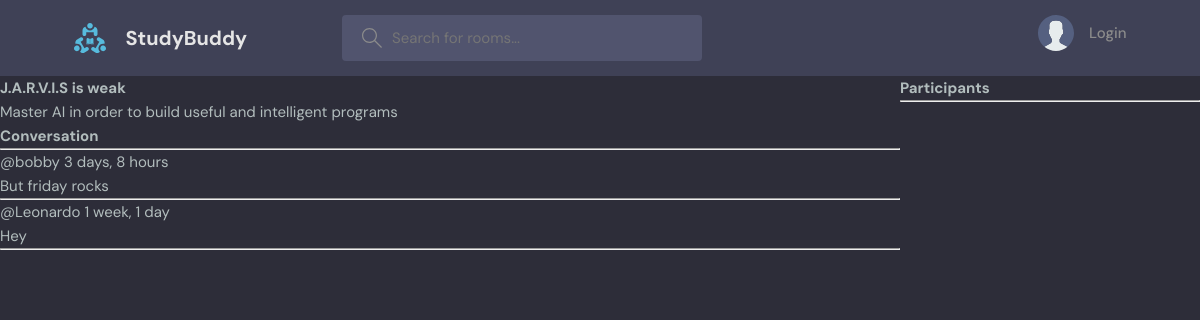
Page /room/3 on the committed database.
### base/models.py (models this page shows, shortened)
class Room(models.Model):
    host = models.ForeignKey(User, on_delete=models.SET_NULL, null=True)
    topic = models.ForeignKey(Topic, on_delete=models.SET_NULL,null=True)
    name = models.CharField(max_length=200)
    description = models.TextField(null=True, blank=True)
    participants = models.ManyToManyField(User, related_name='participants', blank=True)
    updated = models.DateTimeField(auto_now=True)
    created = models.DateTimeField(auto_now_add=True)
    class Meta:
        ordering = ['-updated', '-created']

class Message(models.Model):
    user = models.ForeignKey(User, on_delete=models.CASCADE)
    room = models.ForeignKey(Room, on_delete=models.CASCADE)
    body = models.TextField()
    updated = models.DateTimeField(auto_now=True)
    created = models.DateTimeField(auto_now_add=True)
    class Meta:
        ordering = ['-updated', '-created']

### base/views.py (the view, shortened to what this page needs)
# urls.py: path('room/<int:id>', views.room, name='room'),
def room(request, id):
    room = Room.objects.get(id=id)
    room_messages = room.message_set.all().order_by('-created')
    participants = room.participants.all()
    context = {'room' : room, 'room_messages': room_messages, 'participants':participants}
    return render(request, 'base/room.html', context)

### base/templates/base/room.html (shortened to what this page needs)
{% extends "main.html" %}
{% block content %}
<div class="room-container">
    <div>
        <h1>{{room.name}}</h1>
        <p>{{ room.description }}</p>
        <div class="comment-wrapper">
            <h3>Conversation</h3>
            <hr>
            {% for message in room_messages %}
                <div>
                    <small>@{{ message.user }} {{ message.created | timesince }} </small>
                    <p>{{ message.body }}</p>
                    <hr>
                </div>
            {% endfor %}
        </div>
    </div>
    <div>
        <h3>Participants</h3>
        <hr>
    </div>
</div>
{% endblock %}

### static/styles/style.css (style rules this page uses)
:root { --color-main: #71c6dd; --color-main-light: #e1f6fb; --color-dark: #3f4156; --color-dark-medium: #51546e; --color-dark-light: #696d97; --color-light: #e5e5e5; --color-gray: #8b8b8b; --color-light-gray: #b2bdbd; --color-bg: #2d2d39; --color-success: #5dd693; --color-error: #fc4b0b; }
* { font-family: "DM Sans", -apple-system, BlinkMacSystemFont, "Segoe UI", Roboto, Oxygen, Ubuntu, Cantarell, "Open Sans", "Helvetica Neue", sans-serif; margin: 0; padding: 0; box-sizing: border-box; text-rendering: optimizeLegibility; font-size: inherit; }
html { font-size: 56.25%; }
@media only screen and (min-width: 1200px) { html { font-size: 62.5%; } }
body { line-height: 1.6; font-weight: 400; font-size: 1.5rem; color: var(--color-light-gray); background-color: var(--color-bg); min-height: 100vh; }

### base/templates/base/room.html (style rules this page uses)
.room-container { display: grid; grid-template-columns: 3fr 1fr; }

### rows in the picture
Room: name "J.A.R.V.I.S is weak", description "Master AI in order to build useful and intelligent programs"
Message: user "bobby", created "3 days, 8 hours", body "But friday rocks"
Message: user "Leonardo", created "1 week, 1 day", body "Hey"
